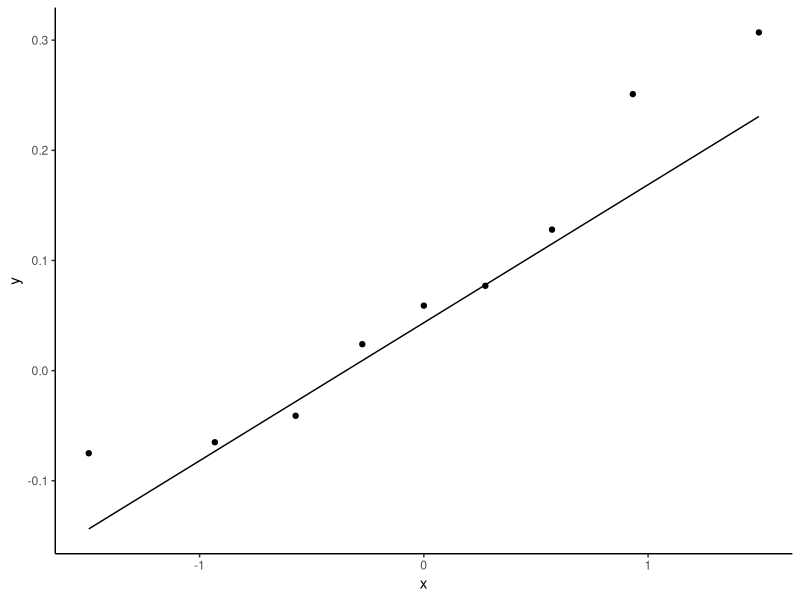
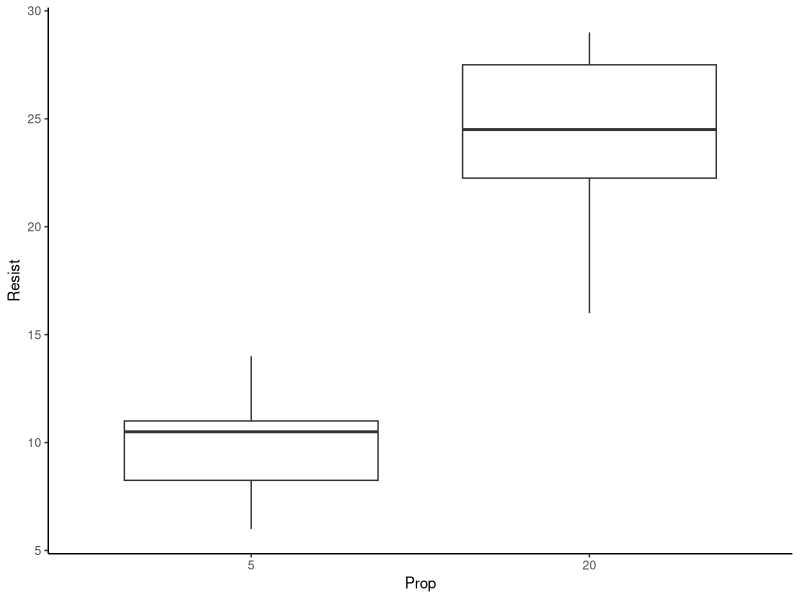

The R script that drew these images, in order:
#' ---
#' output:
#'   revealjs::revealjs_presentation:
#'     theme: simple
#'     slide_level: 2
#'     highlight: pygments
#'     center: false
#'     self_contained: true
#'     css: "../css/styles.css"
#'     reveal_options:
#'       slideNumber: true
#'       previewLinks: false
#'       transition: 0
#'       background_transition: 0
#' editor_options: 
#'   chunk_output_type: console
#' ---
#' 
## ----setup, include=FALSE------------------------------------------------
knitr::opts_chunk$set(echo = FALSE, dev="svg")

#' 
## ----include=FALSE-------------------------------------------------------
if(!require("tidyverse")) {
  install.packages("tidyverse", repos="https://cloud.r-project.org/",
         quiet=TRUE, type="binary")
  library("tidyverse")
}
if(!require("car")) {
  install.packages("car", repos="https://cloud.r-project.org/",
         quiet=TRUE, type="binary")
  library("car")
}
if(!require("kableExtra")) {
  install.packages("kableExtra", repos="https://cloud.r-project.org/",
         quiet=TRUE, type="binary")
  library("kableExtra")
}

#' 
#' ##
#' 
#' <img src="../images/IQSlogo.png" style="border-style:none;box-shadow:none;
#' position:absolute;margin:0;top:20px;left:20px;max-width:200px;height:auto;" />
#' 
#' <div style="font-size:1.5em;font-weight:700;margin-top:200px;">Control estadístico de procesos</div>
#' <div style="font-size:1.4em;font-weight:500;color:#333333;">Diseño de experimentos</div>
#' <div style="font-size:1.2em;margin-top:40px;color:#333333;">Jordi Cuadros, Lucinio González</div>
#' <div style="margin-top:80px;color:#333333;">Noviembre de 2018</div>
#' 
#' 
#' # Análisis y mejora del proceso
#' 
#' ## Pasos en la mejora del proceso
#' 
#' - Caracterización del problema de mejora
#'     - Identificación del problema o la variable de respuesta
#'     - *Root-cause analysis*, identificación de las posibles causas
#'     - Priorización de las posibles causas
#' - Investigación: Obtención de datos y toma de decisiones
#'     - Diseño de experimentos
#'         - Estudios de un factor
#'         - Diseños de múltiples factores
#'     - Experimentos *ex-post-facto*: Minería de datos y análisis correlacionales.
#' 
#' 
#' # Caracterización del problema de mejora
#' 
#' ## Identificación del problema o la variable de respuesta
#' 
#' - Todo proceso de mejora empieza identificando el objeto de esta mejora
#'     - Incidente
#'     - Valor de una característica del proceso o del producto
#'     - Petición de mejora
#'     - ...
#' - Para su análisis cuantitativo, esta variable tendrá que ser cuantificada de una forma u otra. Es conveniente por tanto, dotar la misma de una expresión numérica.
#' 
#' 
#' ## *Root-cause Analysis*
#' 
#' - Una vez identificada la respuesta objeto de estudio o mejora, debe analizarse qué variables/factores pueden estar influyendo en el valor de la misma.
#' - Para ello se usan distintas técnicas de tipo cualitativo que conforman lo que se conoce como RCA (*Root-cause analysis*). Todas ellas pretenden llegar a obtener un listado relativamente exhaustivo de aquello que pueda haber producido un determinado resultado o efecto o bien a la causa cuya eliminación permite evitar que pueda repetirse el problema.
#' 
#' ----
#' 
#' ### Técnicas para el RCA
#' 
#' - 5 Why's
#' - Diagrama de espina de pez, *Fishbone diagram* (or diagrama de Ishikawa)
#' - FMEA/FMECA (*Failure mode, effects and criticality analysis*)
#' 
#' 
#' ## 5 Why's
#' 
#' <iframe width="642" height="361" src="https://www.youtube.com/embed/JmrAkHafwHI" frameborder="0" allow="accelerometer; autoplay; encrypted-media; gyroscope; picture-in-picture" allowfullscreen></iframe>
#' 
#' <span class="bibref">https://www.youtube.com/watch?v=JmrAkHafwHI</span>
#' 
#' 
#' ## 5 Why's
#' 
#' - Establecer un equipo de trabajo.
#' - Preguntarse el porqué hasta encontrar causas actuables (últimas).
#' - Seguir varias causas si aparecen más de una.
#' - Identificar actuaciones a los distintos niveles. Distribuir esfuerzos y costes en los distintos níveles.
#' - **NUNCA** dejar como causas últimas errores individuales. Las causas siempre estan en los procesos.
#' 
#' ----
#' 
#' ### Referencias adicionales
#' 
#' - https://www.adb.org/sites/default/files/publication/27641/five-whys-technique.pdf 
#' - https://www.mindtools.com/pages/article/newTMC_5W.htm
#' - https://www.bulsuk.com/2009/03/5-why-finding-root-causes.html 
#' - https://open.buffer.com/5-whys-process/
#' - https://www.youtube.com/watch?v=51aKj3MYBvs
#' 
#' 
#' ## Diagrama de espina de pez
#' 
#' <iframe width="642" height="361" src="https://www.youtube.com/embed/RkPBiAUGo-M" frameborder="0" allow="accelerometer; autoplay; encrypted-media; gyroscope; picture-in-picture" allowfullscreen></iframe>
#' 
#' <span class="bibref">https://www.youtube.com/watch?v=RkPBiAUGo-M</span>
#' 
#' 
#' ## Diagrama de espina de pez
#' 
#' ![](im001.png) 
#' 
#' <span class="bibref">https://sites.ualberta.ca/~yreshef/orga432/fishbone.html</span>
#' 
#' 
#' 
#' ### Referencias adicionales
#' 
#' - https://www.isixsigma.com/tools-templates/cause-effect/cause-and-effect-aka-fishbone-diagram/
#' - http://asq.org/learn-about-quality/cause-analysis-tools/overview/fishbone.html 
#' - https://sixsigmastudyguide.com/six-ms-6ms-or-5ms-and-one-p-5m1p/
#' - https://www.youtube.com/watch?v=ZS8Re23Z_4k
#' 
#' 
#' ## Priorización de causas o *Criticality analysis*
#' 
#' Estrategias como el diagrama de espina de pez generan un número generalmente importante de posibles causas ante un fenómeno. Es necesario a continuación priorizar de forma reflexiva su estudio y/o resolución.
#' 
#' Existen distintas estrategias de priorización:
#' 
#' - Frecuencia
#' - Matriz de causas y efectos, http://www.six-sigma-material.com/Correlation-Matrix.html
#' - FMEA / FMECA (*Failure Mode, Effects and Criticality Analysis*), http://www.six-sigma-material.com/FMEA.html 
#'     - SEVERITY · OCCURRENCE · DETECTION = RPN
#' 
#' ----
#' 
#' ![](im002.png) 
#' 
#' <span class="bibref">MIL-STD-882E. System Safety.</span>
#' 
#' ----
#' 
#' ![](im003.png) 
#' 
#' <span class="bibref">MIL-STD-882E. System Safety.</span>
#' 
#' ----
#' 
#' ![](im004.png) 
#' 
#' <span class="bibref">MIL-STD-882E. System Safety.</span>
#' 
#' 
#' # Investigación
#' 
#' ## Necesidad de investigar
#' 
#' Una vez identificadas las causas potenciales de un determinado suceso o efecto a menudo es necesario recopilar más datos o más información para...
#' 
#' - Determinar si una causa potencial tiene efecto real en el resultado
#' - Establecer la importancia relativa de distintos factores
#' - Determinar valores óptimos de cada factor
#' - ...
#' 
#' Ello implica investigar.
#' 
#' 
#' ## Tipos de investigación
#' 
#' En este curso se discutirán
#' 
#' - Investigación experimental: Diseño de experimentos
#' - Investigación *ex-post-facto*: Análisis correlacional
#' 
#' 
#' # Investigación experimental: Diseño de experimentos
#' 
#' ## Objetivos en un diseño experimental
#' 
#' - MAXIMIZAR el efecto
#'     - MAXIMIZAR la variabilidad de la variable independiente
#' - MINIMIZAR el error de medida
#'     - Detallar el proceso de determinación de la variable dependiente
#'     - Usar instrumentos fiables
#'     - Tamaño de muestra grande
#'     - Homogeneidad de las muestras
#' - CONTROLAR las variables intervinientes
#'     - CONSTANCIA
#'     - ALEATORIZACIÓN
#'     - BLOQUEO
#'     - TRATAMIENTO ESTADÍSTICO
#' 
#' 
#' ## Proceso de un diseño experimental
#' 
#' - Identificar las variables experimentales
#' - Establecer los niveles de las variables
#' - Establecer el proceso experimental
#' - Establecer la hipótesis experimental y las hipótesis estadísticas
#' - Recoger datos
#' - Ejecutar la prueba estadística más adecuada 
#' - Concluir
#' 
#' 
#' ## Identificar las variables experimentales
#' 
#' - Pasos previos
#'     - Identificada la variable o función respuesta
#'     - Identificados los posibles factores
#'     - Priorizados los más importantes
#' 
#' - De los factores priorizados
#'     - ¿Cuáles pueden ser controlados y van a ser incluidos en el diseño experimental?
#'     - ¿Cuáles pueden ser constantes?
#'     - ¿Cuáles pueden ser aleatorizados?
#'     - ¿Cuáles pueden bloquearse?
#' 
#' 
#' ## Establecer los niveles de las variables
#' 
#' - Se denominan niveles los distintos valores de la variables experimental que van a ser incluidos en el experimento. Se suelen tratar como variable discreta (factor).
#' 
#' - Debe considerarse:
#'     - El rango de validez del factor
#'     - El número de niveles a usar (habitualmente 2 a no ser que haya sospechas de no-linealidad)
#'     - El coste; da más información la realización secuencial de experimentos que la realización de un experimento con más niveles.
#' 
#' ----
#' 
#' - Si la variable es cualitativa, se usan los valores habituales (más comunes) de la variable.
#' - Si la variable es cuantitativa,
#'     - Se suele establecer niveles equiespaciados (si son más de 2) y suficientemente separados en el dominio de validez del factor (MAX),
#'     - Es habitual evitar los extremos para minimizar el riesgo de estar fuera del dominio experimental.
#' 
#' 
#' ## Establecer el proceso experimental
#' 
#' - El número de variables experimentales y bloqueadas (y el número de experiencias que es posible realizar) establecerá el tipo de diseño experimental a usar
#' - Veremos en esta sesión y en las siguientes:
#'     - Diseños de un factor
#'     - Diseños factoriales completos de varios factores
#'     - Diseños factoriales fraccionados y saturados
#' 
#' 
#' ## Establecer las hipótesis y ejecutar la prueba estadística más adecuada
#' 
#' - Para resolver el experimento, debe concretarse una hipótesis experimental.
#' - Esta hipótesis experimental se traduce a dos hipótesis estadísticas:
#'     - la hipótesis nula, y
#'     - la hipótesis alternativa.
#' - El diseño usado, las hipótesis estadísticas y la naturaleza de los datos, permiten establecer una prueba estadística adecuada.
#' - Se comprueban los supuestos de la prueba y se lleva a cabo la misma (si los supuestos se cumplen) .
#' 
#' 
#' # Diseños experimentales de un factor
#' 
#' ## Aspectos generales y tipos
#' 
#' - Criterios generales
#'     - Con repetición
#'     - Balanceados
#'     - Completamente aleatorizados (orden aleatorio de los experimentos)
#' - Diseños de un factor
#'     - Dos niveles con datos apareados
#'     - Dos niveles con muestras independientes
#'     - Más de dos niveles
#' 
#' 
#' ## Diseño de un factor con dos niveles - datos apareados
#' 
#' Corresponde a aquella situación en la que cada observación puede hacerse para los dos niveles del factor manteniéndose constantes todas las variables que corresponden al individuo evaluado. Ello permite reducir la variabilidad experimental.
#' 
#' ----
#' 
#' El análisis de este diseño se realiza en dos pasos:
#' 
#' 1. Estudio de la normalidad de las diferencias
#'     - Prueba de Shapiro-Wilk,  ```shapiro.test(...)```
#'     - Gráfico QQ,  ```ggplot(... aes(sample=...)) + geom_qq(...)```
#' 2. Inferencia sobre la media (o la mediana) de la distribución de las diferencias
#'     - Prueba t (para variables normalmente distribuidas),  ```t.test(...)```
#'     - Prueba de Wilcoxon,  ```wilcox.test(...)```
#' 
#' 
#' ## Ejemplo
#' 
#' En el control de calidad de una industria de fabricación de jácenas, se ha decidido comparar dos métodos para determinar la resistencia a la cizalla de las bigas producidas. 
#' 
#' De acuerdo con los datos que figuran en el fichero 'vigas.txt', determina si ambos métodos de determinación pueden considerarse equivalentes.
#' 
#' ----
#' 
## ---- echo = FALSE, results = 'asis'-------------------------------------
datos <- read.table("vigas.txt", header=TRUE, dec=".", sep=";")
kable_styling(kable(datos), font_size=28)

#' 
#' ----
#' 
## ---- echo = TRUE--------------------------------------------------------
datos$Dif <- datos$Metodo1 - datos$Metodo2
shapiro.test(datos$Dif)

#' 
## ---- eval=FALSE, echo = TRUE--------------------------------------------
## ggplot(datos, aes(sample=Dif)) +
##   geom_qq() + geom_qq_line() + theme_classic()

#' 
#' ----
#' 
## ---- echo = FALSE-------------------------------------------------------
ggplot(datos, aes(sample=Dif)) +
  geom_qq() + geom_qq_line() + theme_classic()

#' 
#' ----
#' 
## ---- echo = TRUE--------------------------------------------------------
t.test(datos$Dif)

#' 
#' ----
#' 
## ---- echo = TRUE--------------------------------------------------------
wilcox.test(datos$Dif)

#' 
#' 
#' ## Diseño de un factor con dos niveles - datos independientes
#' 
#' Corresponde a aquella situación en que las observaciones para un nivel no tienen relación con las observaciones para el segundo nivel.
#' 
#' En este caso, es frecuente querer comparar los valores centrales o/y las variabilidades correspondientes a ambos niveles de la variable independiente.
#' 
#' ----
#' 
#' El análisis para la comparación de los valores centrales se realiza en dos pasos:
#' 
#' 1. Estudio de la normalidad para cada nivel
#'     - Prueba de Shapiro-Wilk,  ```shapiro.test(...)```
#'     - Gráfico QQ,  ```ggplot(... aes(sample=...)) + geom_qq(...)```
#' 2. Inferencia sobre las medias (o las medianas) de los niveles
#'     - Prueba t de Welch (para variables normalmente distribuidas),  ```t.test(...)```
#'     - Prueba de Mann-Whitney (o de Wilcoxon),  ```wilcox.test(...)```
#' 
#' ----
#' 
#' Para la comparación de las variabilidades se procede del modo siguiente:
#' 
#' 1. Estudio de la normalidad para cada nivel
#'     - Prueba de Shapiro-Wilk,  ```shapiro.test(...)```
#'     - Gráfico QQ,  ```ggplot(... aes(sample=...)) + geom_qq(...)```
#' 2. Inferencia sobre las varianzas de los resultados de ambos niveles
#'     - Prueba F (para variables normalmente distribuidas),  ```var.test(...)```
#'     - Prueba de Levene (o de Brown–Forsythe),  ```car::leveneTest(...)```
#' 
#' 
#' ## Ejemplo
#' 
#' En una papelera, se ha decidido modificar la composición de las fibras usadas para la fabricación del papel para valorar si una mayor proporción de fibras de eucalipto, da lugar a un papel con mejores propiedades mecánicas (y menor variabilidad en las mismas).
#' 
#' Los resultados de la resistencia a la tracción para distintas producciones (en psi) se muestran en el fichero 'papel.txt'.
#' 
#' ¿Qué conclusiones puedes sacar de los mismos?
#' 
#' ----
#' 
#' <style>
#' .container{
#'     display: flex;
#' }
#' .col{
#'     flex: 1;
#' }
#' </style>
#' 
#' <div class="container">
#' 
#' <div class="col">
#' 
## ---- echo = FALSE, results = 'asis'-------------------------------------
datos <- read.table("papel.txt", sep="\t", header=TRUE)
datos$Prop <- factor(datos$Prop)
kable_styling(kable(datos[1:11,],row.names=FALSE), font_size=28)

#' 
#' </div>
#' <div class="col">
#' 
## ---- echo = FALSE, results = 'asis'-------------------------------------
kable_styling(kable(datos[12:22,],row.names=FALSE), font_size=28)

#' 
#' </div>
#' </div>
#' 
#' ----
#' 
## ---- eval = FALSE, echo = TRUE------------------------------------------
## datos <- read.table("papel.txt", sep="\t", header=TRUE)
## datos$Prop <- factor(datos$Prop)
## ggplot(datos, aes(x=Prop,y=Resist)) +
##   geom_boxplot() +
##   theme_classic()

#' 
#' ----
#' 
## ---- echo = FALSE-------------------------------------------------------
ggplot(datos, aes(x=Prop,y=Resist)) +
  geom_boxplot() +
  theme_classic()

#' 
#' ----
#' 
## ---- echo = TRUE--------------------------------------------------------
by(datos$Resist,datos$Prop,shapiro.test)

#' 
#' ----
#' 
## ---- echo = TRUE--------------------------------------------------------
t.test(datos$Resist ~ datos$Prop,
       alternative = "less")

#' 
#' ----
#' 
## ---- echo = TRUE--------------------------------------------------------
var.test(datos$Resist ~ datos$Prop,
       alternative = "greater")

#' 
#' ----
#' 
#' ### Conclusiones
#' 
#' Un mayor proporción de fibras de eucalipto parece dar lugar a un papel más resistente.
#' La variabilidad del proceso, respecto a esta propiedad, no parece disminuir.
#' 
#' 
#' ## Diseño de un factor con más de dos niveles
#' 
#' Corresponde a aquella situación en que se desea establecer si más de dos valores de la variable independiente llevan a resultados equivalentes.
#' 
#' Estos resultados pueden ser equivalentes en cuanto a sus valores centrales o/y  sus variabilidades.
#' 
#' ----
#' 
#' El análisis para la comparación de los valores centrales se realiza en dos pasos:
#' 
#' 1. Estudio de la normalidad para cada nivel
#'     - Prueba de Shapiro-Wilk,  ```shapiro.test(...)```
#'     - Gráfico QQ,  ```ggplot(... aes(sample=...)) + geom_qq(...)```
#' 
#' Esta prueba se puede substituir por una prueba de normalidad de los residuales *a posteriori*.
#'   
#' ----
#'   
#' 2. Inferencia sobre las medias (o las medianas) de los niveles
#'     - Anova de Welch (para variables normalmente distribuidas),  ```oneway.test(...)```
#'     - Prueba de Kruskal-Wallis,   ```kruskal.test(...)```
#' 
#' ----
#' 
#' Para la comparación de las variabilidades se procede del modo siguiente:
#' 
#' 1. Estudio de la normalidad para cada nivel
#'     - Prueba de Shapiro-Wilk,  ```shapiro.test(...)```
#'     - Gráfico QQ, ```ggplot(... aes(sample=...)) + geom_qq(...)```
#' 2. Inferencia sobre las varianzas de los resultados de ambos niveles
#'     - Prueba de Bartlett (para variables normalmente distribuidas),  ```bartlett.test(...)```
#'     - Prueba de Levene (o de Brown–Forsythe),  ```car::leveneTest(...)```
#' 
#' 
#' ## Ejemplo
#' 
#' En la empresa donde estás haciendo las prácticas, estan evaluando la posibilidad de cambiar el proveedor de los pernos que usáis en el proceso de fabricación.
#' 
#' Han recibido ofertas de tres proveedores y entre las distintas consideraciones a tener en cuenta está la resistencia a la tracción de los mismos. Hechos los experimentos pertinentes para muestras aleatorias de 12 pernos de cada proveedor, fichero 'pernos.txt', ¿se puede afirmar que tienen la misma resistencia a la tracción (en MN m<sup>-2</sup>)? ¿y la misma variabilidad en esta propiedad?
#' 
#' 
#' # Diseños experimentales de más de un factor
#' 
#' ## Diseño factor a factor (*OFAT*)
#' 
#' El diseño consiste en realizar distintos experimentos de un factor manteniendo constantes los demás factores que desea estudiarse.
#' 
#' 
#' ## Diseño factor a factor - Problemas
#' 
#' Cuando el proceso tiene más de un factor identificado como variable experimental (o como bloqueo), el análisis factor a factor (diseños de 1 factor) resulta demasiado costoso y poco eficiente
#' 
#' - Requiere demasiado experimentos
#' - No aprovecha toda la experimentación para reducir el error de medida
#' - No permite evaluar el efecto de las interacciones
#' - No facilita la reutilización de experiencias para la ampliación de los estudios experimentales
#' 
#' 
#' ## Objetivos de los diseños factoriales
#' 
#' Se denominan diseños factoriales, aquellos diseños experimentales que incorporan más de un factor (variable experimental).
#' 
#' ----
#' 
#' ![](im006.png){style=width:60%;margin-left:-30%;}
#' 
#' <span class="bibref">https://www.itl.nist.gov/div898/handbook/pri/section3/pri33.htm</span>
#' 
#' 
#' ## Tipos de diseños factoriales
#' 
#' - Diseños factoriales completos
#'     - ... de 2 niveles, con y sin repetición
#'     - ... con más de 2 niveles en algun factor
#' - Diseños factoriales fraccionados
#'     - Diseños factoriales saturados
#'     - Diseños de Plackett-Burman
#' - Diseños para superfícies de respuestas
#'     - Diseños centrales compuestos
#'     - Diseños de Box-Behnken
#'     
#' 
#' ## Diseños factoriales completos de dos niveles
#' 
#' Simbología y terminología
#' 
#' - Se indican como 2<sup>*k*</sup>, donde *k* es el número de factores y el resultado de 2<sup>*k*</sup>, el número de experimentos a realizar.
#' - Se suelen usar letras mayúsculas (A-Z) para identificar los **factores**.
#' - Para cada factor, existe un nivel bajo (que no se indica) y un nivel alto (que se indica en minúsculas).
#' Un conjunto de niveles para cada factor establece unas **condiciones experimentales**.
#' 
#' ----
#' 
#' Matriz de diseño
#' 
#' - Consiste en el conjunto de condiciones experimentales que deben ser experimentadas.
#' - En un diseño factorial completo, corresponde a todas las combinaciones de niveles de los distintos factores.
#' - Suele construirse de acuerdo con el orden de Yates...
#' 
#' ----
#' 
#' Para 2<sup>3</sup>...
#' 
#' |     |  A  |  B  |  C  |
#' |:---:|:---:|:---:|:---:|
#' |  -  |  -  |  -  |  -  |
#' |  a  |  +  |  -  |  -  |
#' |  b  |  -  |  +  |  -  |
#' |  ab |  +  |  +  |  -  |
#' |  c  |  -  |  -  |  +  |
#' |  ac |  +  |  -  |  +  |
#' |  bc |  -  |  +  |  +  |
#' | abc |  +  |  +  |  +  |
#' 
#' ----
#' 
#' <p>&nbsp;</p>
#' 
#' En estos diseños se cumple que
#' 
#' - En el análisis de cada factor, es el resto de los factores están bloqueados.
#' - Cada nivel de cada factor, se experimenta más de una vez.
#' - Para cada factor, los dos niveles están balanceados.
#' 
#' 
#' ## Interacciones
#' 
#' - Las interacciones corresponden a la presencia/ausencia simultánea de dos o más factores.
#' - Se calculan multiplicando las columnas correspondientes a los factores implicados.
#' - En un diseño factorial completo las columnas de los factores y de las interacciones son todas ortogonales entre sí. Es decir que puede estudiarse el efecto de todos los factores y de todas las interacciones.
#' - El estudio de cada interacción también está balanceado, implica múltiples observaciones en cada nivel y mantiene bloqueados los demás factores e interacciones.
#' 
#' 
#' ## Diseño factorial - Realización de los experimentos
#' 
#' - En orden aleatorio, para evitar problemas de autocorrelación
#' - Si se hacen réplicas estas deben ser completamente genuinas. Deben abordarse como ensayos independientes
#' 
#' Los resultados se añaden a la matriz de diseño del diseño experimental.
#' 
#' 
#' ## Análisis de un diseño factorial - Método de los efectos
#' 
#' - Para cada nivel de cada factor se calcula el promedio de los resultados experimentales
#' - El efecto (de un factor, *efecto principal*, o de una interacción) se estima como 
#' 
#' $$ \\
#'   Ef_{FoI} = {\bar y}_{FoI+} - {\bar y}_{FoI-}$$
#' 
#' ----
#' 
#' Para facilitar el análisis se suelen usar tres tipos de representaciones gráficas
#' 
#' - Gráficos de los efectos (principales)
#' - Gráficos de las interacciones de primer orden
#' - Diagrama de Pareto
#' 
#' 
#' ## Análisis de un diseño factorial - Consideraciones
#' 
#' Son consideraciones habituales en el análisis de los diseños factoriales completos
#' 
#' - Las interacciones de más de dos factores no son relevantes
#'     … aunque cuidado con las combinaciones críticas
#' - Las interacciones de dos factores solo son relevantes si lo son los factores (principio de la herencia)
#'     … aunque cuidado con los óptimos
#' - Cuando un efecto no es relevante puede excluirse del análisis y tratar los resultados como si se tratara de réplicas.
#' 
#' 
#' ## Ejemplo
#' 
#' Estudia el efecto de los distintos factores en el rendimiento de plantas de pallar (*Phaseolus lunatus*). Los datos están recogidos en el archivo 'bean.csv'.
#' 
#' Los factores considerados son:
#' 
#' - A: profundidad de plantado: -, 0,5 in; +, 1,5 in
#' - B: número de riegos por día: -, 1; +, 2
#' - C: tipo de semilla: -, baby; +, grande
#' 
#' 
#' Problema adaptado de Box, G. E., Hunter, J. S., & Hunter, W. G. (2005). *Statistics for experimenters: design, innovation, and discovery*. 2nd edition. New York: Wiley-Interscience.
#' 
#' 
#' ## Estimación del error de los efectos
#' 
#' El error estándar de los efectos ($s_ef$) puede estimarse medinate distintas estrategias
#' 
#' - media de las desviación estándar de las repeticiones, dividida $\sqrt{2^{k-2} r}$,
#' - desviación estandár de los residuales, dividido por $\sqrt {2^{k-2} r}$,
#' - desviación estándar de los efectos menos significativos,
#' - 1,5 veces la mediana del valor absoluto de los efectos cuyo valor absoluto es inferior a 3,75 (2,5 · 1,5) veces la mediana del valor absoluto de todos los efectos
#' 
#' <p class="bibref">
#' https://onlinecourses.science.psu.edu/stat503/node/36/
#' https://www.weibull.com/hotwire/issue113/relbasics113.htm 
#' </p>
#' 
#' ----
#' 
#' Un efecto es significativo si es mayor, en valor absoluto, que 
#' 
#' $$ //
#' Ef_{c} = s_{ef} * t_{1-frac{\alpha}{2}, r 2^k - 2^k}$$
#' 
#' 
#' ## Análisis de un diseño factorial - Regresión multilineal
#' 
#' Los mismos resultados que se obtienen por el método de los efectos se pueden obtener mediante una regresión lineal multivariante.
#' 
#' Si los factores se codifican como -1 y 1 (como enteros), los coeficientes que se obtienen son la mitad de los efectos correspondientes. 
#' 
#' ----
#' 
#' Las fórmulas más comunes son
#' 
#' - ```y ~ A+B+C+...``` , solo efectos principales,
#' - ```y ~ (A+B+C+...)^2``` , efectos principales e interacciones de primer orden,
#' - ```y ~ (A+B+C+...)^k``` , efectos principales e interacciones hasta orden *k*-1 (debe sustituirse *k*),
#' - ```y ~ ...+A:B+...``` , incluir una interacción concreta
#' 
#' ----
#' 
#' También puede analizarse el experimento mediante el uso de regresiones con variables ficticias, pero los resultados suelen ser más difíciles de interpretar debido al uso de referencias distintas al promedio experimental.
#' 
#' 
#' ## Ejemplo
#' 
#' Con el objetivo de estudiar el efecto de temperatura (A), pH (B) y velocidad de agitación (C) en el rendimiento de un proceso químico, el ingeniero de planta ha realizado un diseño factorial completo 2<sup>3</sup>.
#' 
#' Los rendimientos obtenidos, en orden de Yates, son los siguientes: 60; 61; 54; 75; 58; 61; 55; 75.
#' 
#' Determina los efectos principales y las interacciones e interpreta los resultados obtenidos.
#' 
#' 
#' Problema adaptado de Box, G. E., Hunter, J. S., & Hunter, W. G. (2005). *Statistics for experimenters: design, innovation, and discovery*. 2nd edition. New York: Wiley-Interscience.
#' 
#' 
#' <!-- # Diseños factoriales fraccionados -->
#' 
#' <!-- # Investigación *ex-post-facto*: Análisis correlacional -->
#' 
#' 
#' # Referencias
#' 
#' ##
#' 
#' - MIL-STD-1629A. Procedures for performing a failure mode, effects and criticality analysis . http://www.barringer1.com/mil_files/MIL-STD-1629RevA.pdf
#' - IEC 60812. Analysis techniques for system reliability – Procedure for failure mode and effects analysis (FMEA)
#' - MIL-STD-882E. System Safety.
#' https://www.system-safety.org/Documents/MIL-STD-882E.pdf
#' -  ARP9136. Aerospace Series - Root Cause Analysis and Problem Solving (9S Methodology)
#' 
#' 
